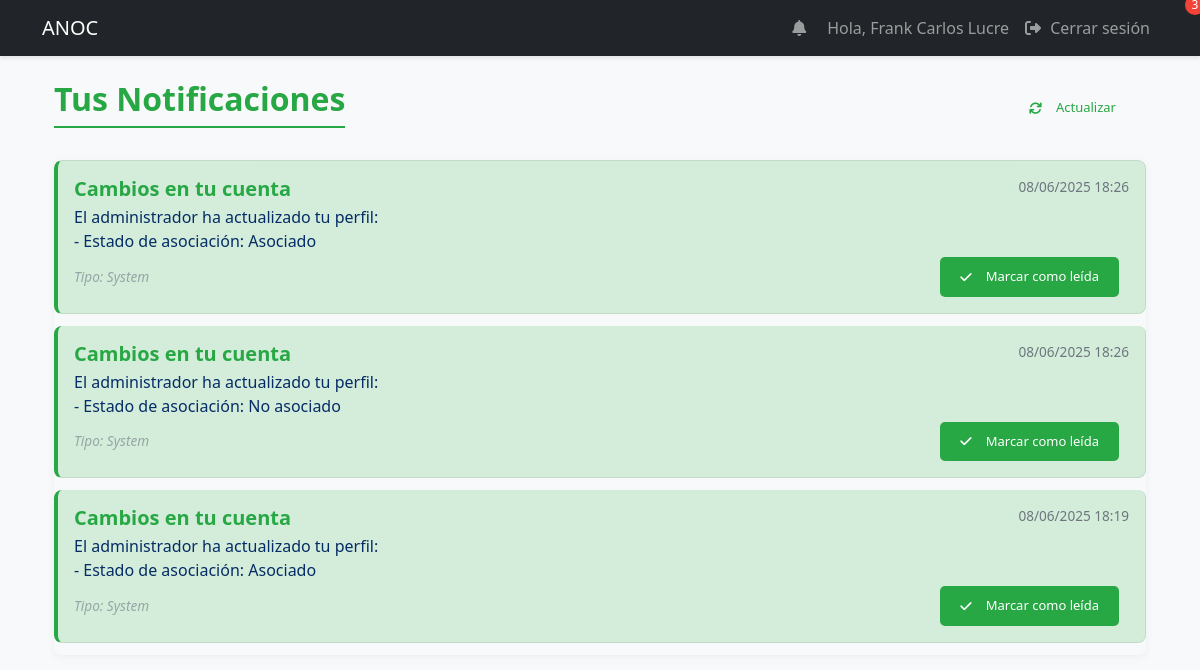
/notifications (signed in), run on an earlier commit of the app's database.
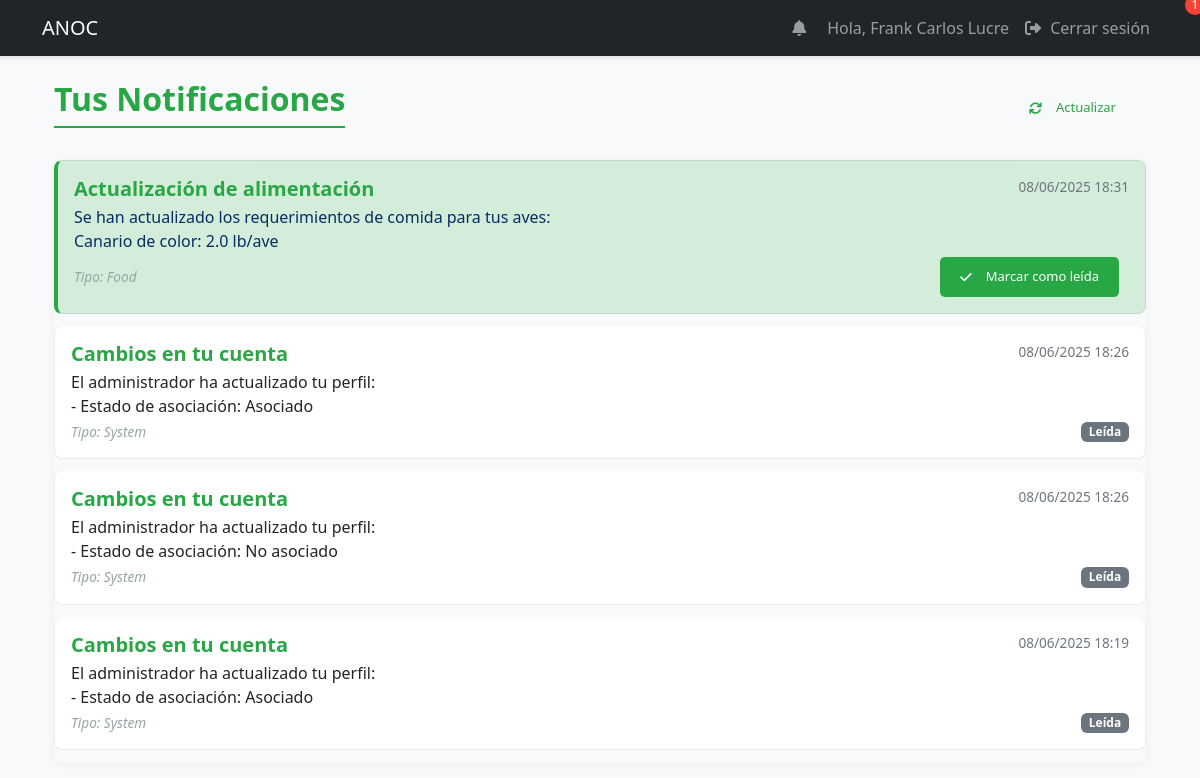
And on a later commit of the database.
### models.py (models this page shows)
class Notification(db.Model):
    id = db.Column(db.Integer, primary_key=True)
    user_id = db.Column(db.Integer, db.ForeignKey('user.id'), nullable=False)
    title = db.Column(db.String(100), nullable=False)
    message = db.Column(db.Text, nullable=False)
    is_read = db.Column(db.Boolean, default=False)
    created_at = db.Column(db.DateTime, default=datetime.utcnow)
    notification_type = db.Column(db.String(50))  # 'system', 'food', 'birds', 'award'

### app.py (the view)
@app.route('/notifications')
@login_required
def notifications():
    all_notifications = db.session.execute(
        select(Notification)
        .where(Notification.user_id == current_user.id)
        .order_by(Notification.created_at.desc())
    ).scalars().all()
    mark_notifications_as_read(current_user.id)
    return render_template('notifications.html', notifications=all_notifications)

### app.py (called while the page is built)
@login_manager.user_loader
def load_user(user_id):
    return db.session.get(User, int(user_id))

def mark_notifications_as_read(user_id):
    db.session.execute(
        update(Notification)
        .where(Notification.user_id == user_id, Notification.is_read == False)
        .values(is_read=True)
    )
    db.session.commit()

### templates/notifications.html
{% extends "base.html" %}
{% block content %}
    <div class="container mt-4">
        <div class="d-flex justify-content-between align-items-center mb-4">
            <h2>Tus Notificaciones</h2>
            <a href="{{ url_for('notifications') }}" class="btn btn-sm btn-outline-secondary">
                <i class="fas fa-sync"></i> Actualizar
            </a>
        </div>
        {% if notifications %}
            <div class="list-group">
                {% for notification in notifications %}
                    <div class="list-group-item list-group-item-action flex-column align-items-start
                        {% if not notification.is_read %}list-group-item-primary{% endif %}">
                        <div class="d-flex w-100 justify-content-between">
                            <h5 class="mb-1">{{ notification.title }}</h5>
                            <small>{{ notification.created_at.strftime('%d/%m/%Y %H:%M') }}</small>
                        </div>
                        <p class="mb-1">{{ notification.message | replace('\n', '<br>') | safe }}</p>
                        <div class="d-flex justify-content-between align-items-center">
                            <small class="text-muted">
                                Tipo: {{ notification.notification_type | capitalize }}
                            </small>
                            {% if not notification.is_read %}
                                <form method="POST" action="{{ url_for('mark_notification_read', notification_id=notification.id) }}">
                                    <button type="submit" class="btn btn-sm btn-success">
                                        <i class="fas fa-check"></i> Marcar como leída
                                    </button>
                                </form>
                            {% else %}
                                <span class="badge bg-secondary">Leída</span>
                            {% endif %}
                        </div>
                    </div>
                {% endfor %}
            </div>
        {% else %}
            <div class="alert alert-info">
                <i class="fas fa-info-circle"></i> No tienes notificaciones.
            </div>
        {% endif %}
    </div>
{% endblock %}

What changed in the data, as far as the page shows it:
added Notification: title "Actualización de alimentación", created_at "08/06/2025 18:31", message "Se han actualizado los requerimientos de comida para tus aves: Canario de color: 2.0 lb/ave", notification_type "Food"
changed Notification (number 2 of 4 on the later page): is_read "Marcar como leída" → "Leída"
changed Notification "El administrador ha actualizado tu perfil: - Estado de asociación: No asociado": is_read "Marcar como leída" → "Leída"
changed Notification (number 4 of 4 on the later page): is_read "Marcar como leída" → "Leída"
